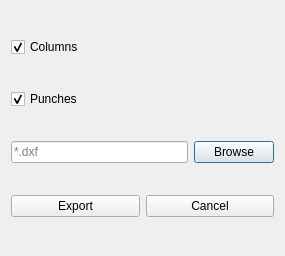
<?xml version="1.0" encoding="UTF-8"?>
<ui version="4.0">
 <class>Dialog</class>
 <widget class="QDialog" name="Dialog">
  <property name="geometry">
   <rect>
    <x>0</x>
    <y>0</y>
    <width>285</width>
    <height>256</height>
   </rect>
  </property>
  <property name="windowTitle">
   <string>Export Model to DXF</string>
  </property>
  <property name="windowIcon">
   <iconset>
    <normaloff>:/osafe_images/dxf.svg</normaloff>:/osafe_images/dxf.svg</iconset>
  </property>
  <layout class="QVBoxLayout" name="verticalLayout">
   <item>
    <widget class="QCheckBox" name="columns_checkbox">
     <property name="text">
      <string>Columns</string>
     </property>
     <property name="checked">
      <bool>true</bool>
     </property>
    </widget>
   </item>
   <item>
    <widget class="QCheckBox" name="punches_checkbox">
     <property name="text">
      <string>Punches</string>
     </property>
     <property name="icon">
      <iconset>
       <normaloff>:/osafe_images/punch.svg</normaloff>:/osafe_images/punch.svg</iconset>
     </property>
     <property name="checked">
      <bool>true</bool>
     </property>
    </widget>
   </item>
   <item>
    <layout class="QHBoxLayout" name="horizontalLayout">
     <item>
      <widget class="QLineEdit" name="filename">
       <property name="inputMask">
        <string/>
       </property>
       <property name="text">
        <string/>
       </property>
       <property name="placeholderText">
        <string>*.dxf</string>
       </property>
      </widget>
     </item>
     <item>
      <widget class="QPushButton" name="browse">
       <property name="text">
        <string>Browse</string>
       </property>
      </widget>
     </item>
    </layout>
   </item>
   <item>
    <layout class="QHBoxLayout" name="horizontalLayout_2">
     <item>
      <widget class="QPushButton" name="export_button">
       <property name="text">
        <string>Export</string>
       </property>
       <property name="icon">
        <iconset resource="../../osafe_py_widgets/resource.qrc">
         <normaloff>:/safe/osafe_images/dxf.svg</normaloff>:/safe/osafe_images/dxf.svg</iconset>
       </property>
       <property name="iconSize">
        <size>
         <width>40</width>
         <height>40</height>
        </size>
       </property>
      </widget>
     </item>
     <item>
      <widget class="QPushButton" name="cancel_pushbutton">
       <property name="text">
        <string>Cancel</string>
       </property>
       <property name="icon">
        <iconset resource="../../osafe_py_widgets/resource.qrc">
         <normaloff>:/safe/osafe_images/cancel.png</normaloff>:/safe/osafe_images/cancel.png</iconset>
       </property>
       <property name="iconSize">
        <size>
         <width>40</width>
         <height>40</height>
        </size>
       </property>
      </widget>
     </item>
    </layout>
   </item>
  </layout>
 </widget>
 <resources>
  <include location="../../osafe_py_widgets/resource.qrc"/>
 </resources>
 <connections/>
</ui>
